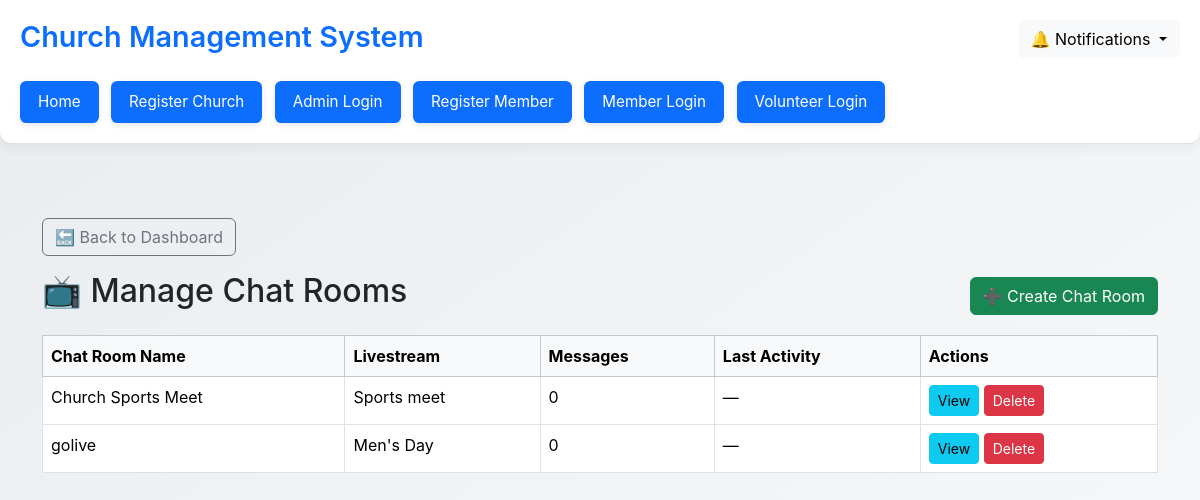
Screenshot of /chatrooms/ (signed in) with the database file from the repository.
### church/models.py (models this page shows, shortened)
class ChatRoom(models.Model):
    name = models.CharField(max_length=100)
    church = models.ForeignKey('Church', on_delete=models.CASCADE, default=get_default_church)
    livestream = models.OneToOneField('LiveStream', on_delete=models.CASCADE, related_name='chat_room', null=True, blank=True)

class LiveStream(models.Model):
    church = models.ForeignKey(Church, on_delete=models.CASCADE)
    title = models.CharField(max_length=255)
    video_url = models.URLField()
    description = models.TextField(blank=True, null=True)
    start_time = models.DateTimeField(default=timezone.now)
    end_time = models.DateTimeField(blank=True, null=True)
    date = models.DateTimeField(default=timezone.now)
    is_active = models.BooleanField(default=True)
    created_at = models.DateTimeField(auto_now_add=True)
    updated_at = models.DateTimeField(auto_now=True)

### church/views.py (the view)
# urls.py: path('chatrooms/', ChatRoomListView.as_view(), name='chatroom_list'),
@method_decorator(login_required, name="dispatch")
class ChatRoomListView(ListView):
    model = ChatRoom
    template_name = "church/chatroom_list.html"
    context_object_name = "chatrooms"
    def get_queryset(self):
        user = self.request.user
        if hasattr(user, "churchadminprofile"):
            self.church = user.churchadminprofile.church
        elif hasattr(user, "volunteer"):
            self.church = user.volunteer.church
        elif hasattr(user, "member"):
            self.church = user.member.church
        else:
            raise PermissionDenied("User is not linked to a church.")
        return ChatRoom.objects.filter(church=self.church)
    def get_context_data(self, **kwargs):
        context = super().get_context_data(**kwargs)
        user = self.request.user
        can_manage = False
        if hasattr(user, "churchadminprofile"):
            can_manage = True
        elif hasattr(user, "volunteer"):
            can_manage = getattr(user.volunteer, "can_manage_chats", False)
        context["can_manage"] = can_manage
        return context

### church/templates/church/chatroom_list.html
{% extends 'base_generic.html' %}
{% block content %}
<div class="container mt-4">
  <div class="mb-3">
    {% if request.user.is_church_admin %}
      <a href="{% url 'church:church_admin_dashboard' %}" class="btn btn-outline-secondary">🔙 Back to Dashboard</a>
    {% elif request.user.is_volunteer %}
      <a href="{% url 'church:volunteer_dashboard' %}" class="btn btn-outline-secondary">🔙 Back to Dashboard</a>
    {% elif request.user.member %}
      <a href="{% url 'church:member_dashboard' %}" class="btn btn-outline-secondary">🔙 Back to Dashboard</a>
    {% else %}
      <a href="/" class="btn btn-outline-secondary">🔙 Back</a>
    {% endif %}
  </div>
  <div class="d-flex justify-content-between align-items-center">
    <h2>📺 Manage Chat Rooms</h2>
    {% if can_manage %}
      <a href="{% url 'church:create_chatroom' %}" class="btn btn-success">
        ➕ Create Chat Room
      </a>
    {% endif %}
  </div>
  {% if chatrooms %}
  <table class="table table-bordered table-hover mt-3">
    <thead class="table-light">
      <tr>
        <th>Chat Room Name</th>
        <th>Livestream</th>
        <th>Messages</th>
        <th>Last Activity</th>
        <th>Actions</th>
      </tr>
    </thead>
    <tbody>
      {% for room in chatrooms %}
      <tr>
        <td>{{ room.name }}</td>
        <td>{{ room.livestream.title }}</td>
        <td>{{ room.messages.count }}</td>
        <td>
          {% with last_msg=room.messages.last %}
            {% if last_msg %}
              {{ last_msg.sent_at|date:"M d, Y H:i" }}
            {% else %}
              —
            {% endif %}
          {% endwith %}
        </td>
        <td>
          <a href="{% url 'church:chatroom_detail' room.pk %}"
             class="btn btn-sm btn-info" title="View chat">View</a>
          {% if can_manage %}
            <a href="{% url 'church:delete_chatroom' room.pk %}"
               class="btn btn-sm btn-danger"
               title="Delete chatroom"
               onclick="return confirm('Are you sure you want to delete this chat room?');">
               Delete
            </a>
          {% endif %}
        </td>
      </tr>
      {% endfor %}
    </tbody>
  </table>
  {% else %}
    <div class="alert alert-warning mt-4 text-center">
      No chat rooms available.
    </div>
  {% endif %}
</div>
{% endblock %}

### church/templates/base_generic.html (style rules this page uses)
body { background: linear-gradient(145deg, #e9ecef, #f8f9fa); font-family: 'Inter', sans-serif; min-height: 100vh; }

### rows the page displays
ChatRoom: name "Church Sports Meet", livestream "Sports meet", messages.count "0"
ChatRoom: name "golive", livestream "Men's Day", messages.count "0"
